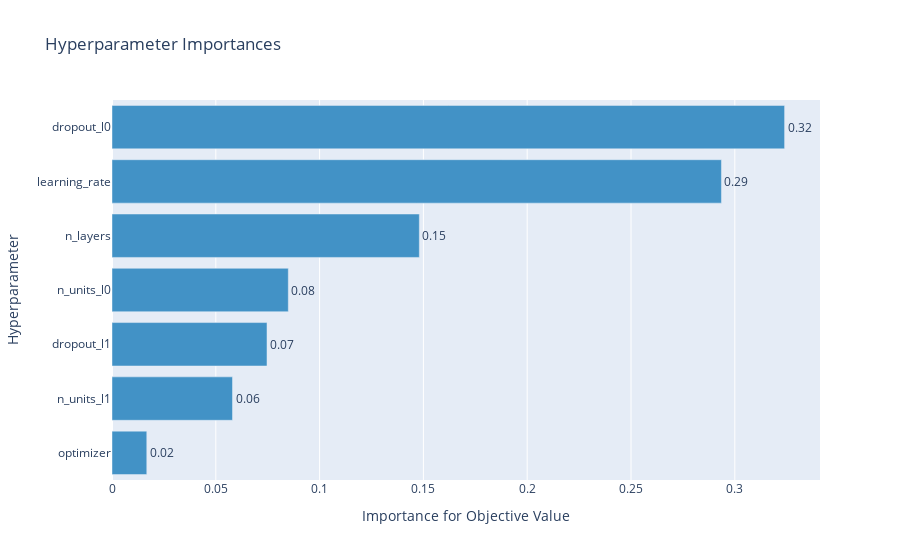

This figure's notebook cell:
### Code cell
optuna.visualization.plot_param_importances(study)

### Figure 1 — Plotly figure (JSON) as saved in the notebook; plotly's stock layout.template omitted (floating-point values rounded to 4 significant figures)
{"data": [{"cliponaxis": false, "hovertemplate": ["optimizer (CategoricalDistribution): 0.016760250491822892<extra></extra>", "n_units_l1 (IntDistribution): 0.05804721411863065<extra></extra>", "dropout_l1 (FloatDistribution): 0.0746703137817983<extra></extra>", "n_units_l0 (IntDistribution): 0.08492432944509137<extra></extra>", "n_layers (IntDistribution): 0.14804555005342<extra></extra>", "learning_rate (FloatDistribution): 0.2935626924332709<extra></extra>", "dropout_l0 (FloatDistribution): 0.3239896496759659<extra></extra>"], "marker": {"color": "rgb(66,146,198)"}, "orientation": "h", "text": ["0.02", "0.06", "0.07", "0.08", "0.15", "0.29", "0.32"], "textposition": "outside", "type": "bar", "x": [0.01676, 0.05805, 0.07467, 0.08492, 0.148, 0.2936, 0.324], "y": ["optimizer", "n_units_l1", "dropout_l1", "n_units_l0", "n_layers", "learning_rate", "dropout_l0"]}], "layout": {"showlegend": false, "title": {"text": "Hyperparameter Importances"}, "xaxis": {"title": {"text": "Importance for Objective Value"}}, "yaxis": {"title": {"text": "Hyperparameter"}}}}
